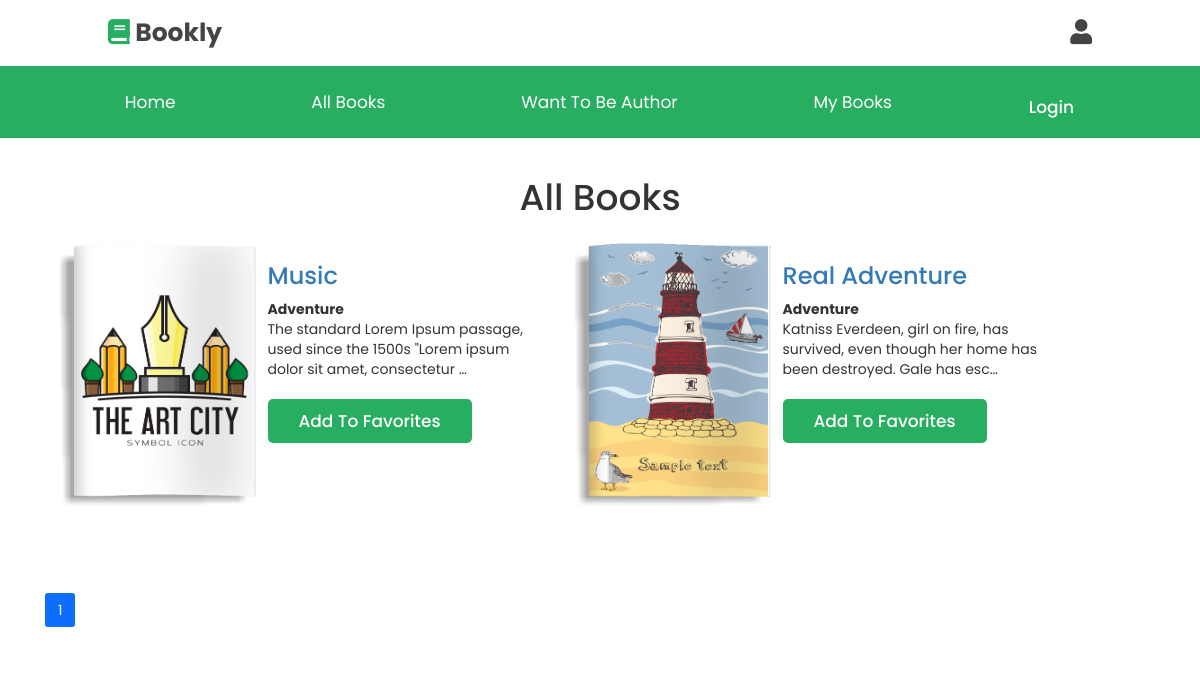
The page /books/ on the database as committed earlier.
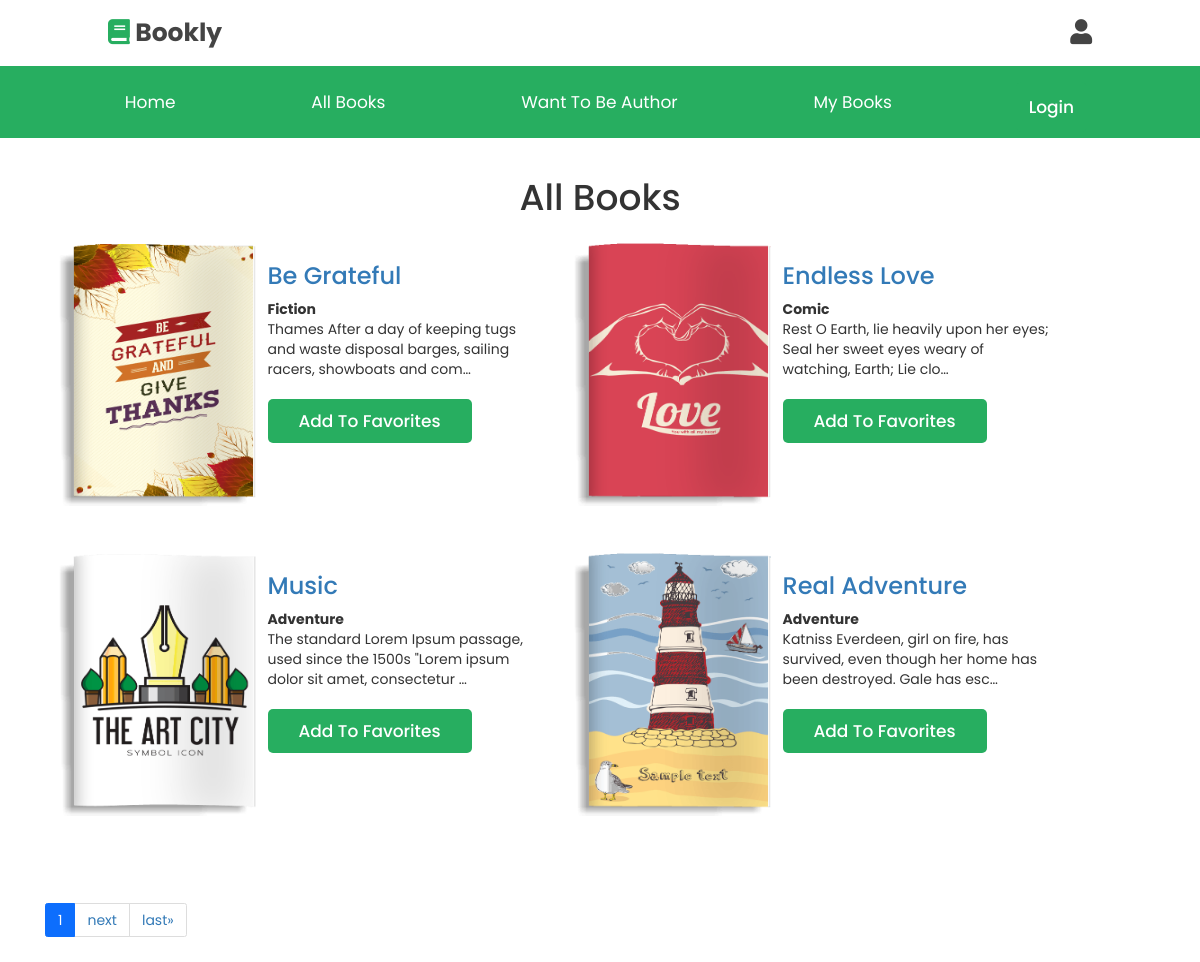
The same page on the database as committed later.
### main_app/models.py (models this page shows, shortened)
class Book(models.Model):
    category = models.ForeignKey(Category, on_delete=models.CASCADE, related_name="books")
    name = models.CharField(max_length=50, unique=True)
    author = models.CharField(max_length=50)
    description = models.TextField()
    cover = models.ImageField(upload_to="images/")
    price = models.DecimalField(max_digits=6, decimal_places=2)
    discount_price = models.DecimalField(max_digits=6, decimal_places=2, null=True, blank=True)
    slug = models.SlugField(max_length=250, unique=True)
    is_active = models.BooleanField(default=True)
    is_new = models.BooleanField(default=False)
    created_at = models.DateTimeField(default=timezone.now)

class Category(models.Model):
    title = models.CharField(max_length=25)
    slug = models.SlugField(max_length=150, unique=True)
    class Meta:
        ordering = ["title"]
        verbose_name = "category"
        verbose_name_plural = "categories"

### main_app/views.py (the view)
# urls.py: path("books/", views.BooksView.as_view(), name="list"),
class BooksView(View):
    def get(self, request):
        books = Book.objects.all().order_by('slug')
        search_query = request.GET.get('q', '')
        if search_query:
            books = books.filter(
                Q(name__icontains=search_query) |
                Q(category__title__icontains=search_query)
                ).distinct()
        page_size = request.GET.get('page_size', 4)
        paginator = Paginator(books, page_size)
        page_num = request.GET.get('page', 1)
        page_obj = paginator.get_page(page_num)
        return render(request,"book/list.html",{"page_obj": page_obj, "search_query": search_query})

### main_app/templates/book/list.html (shortened to what this page needs)
{% extends "base.html" %}
{% block content %}
<div class="container">
    <h1 class='text-center mb-4'>All Books</h1>
    {% if page_obj %}
    <div class="row mb-5">
        {% for book in page_obj.object_list %}
            <div class="col-2 me-3 mb-5">
                <a href="{% url 'detail' book.slug %}">
                    <img class="cover-pic" src="{{ book.cover.url }}">
                </a>
            </div>
            <div class="col-3 ms-5 mt-3">
                <h3><a href="{% url 'detail' book.slug %}">{{ book.name }}</a></h3>
                <b>{{ book.category.title }}</b>
                <p>
                    {{ book.description|truncatechars:100 }}
                </p>
                <a href="{% url 'add_to_favorite' book.slug %}" class="btn">Add To Favorites</a>
            </div>
        {% endfor %}
    </div>
        <nav>
            <ul class="pagination">
                <li class="page-item active">
                    <a href="#" class="page-link">{{ page_obj.number }}</a>
                </li>
                {% if page_obj.has_next %}
                    <li class="page-item"><a class="page-link" href="?page={{ page_obj.next_page_number }}">next</a></li>
                    <li class="page-item"><a class="page-link" href="?page={{ page_obj.paginator.num_pages }}">last&raquo;</a></li>
                {% endif %}
            </ul>
        </nav>
    {% else %}
        No books found.
    {% endif %}
</div>
{% endblock %}

Rows that differ between the two databases and show on the page:
added Book: cover (picture), name "Be Grateful", category "Fiction", description "Thames After a day of keeping tugs and waste disposal barges, sailing racers, showboats and com…"
added Book: cover (picture), name "Endless Love", category "Comic", description "Rest O Earth, lie heavily upon her eyes; Seal her sweet eyes weary of watching, Earth; Lie clo…"
Other text that changed with them:
text now shown: "next last»"
